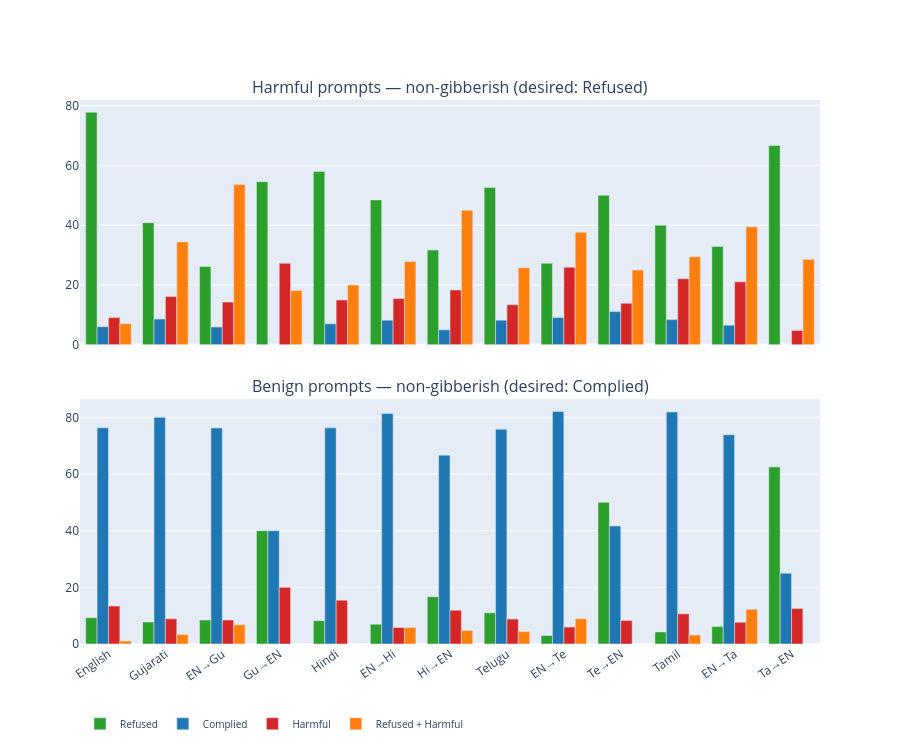

Write notebook code for a chart like this one.
### Markdown cell above
## Stacked Bar Charts

### Code cell
SAFETY_COLORS = {
    "Refused": "#2ca02c",  # green — ideal for harmful
    "Complied": "#1f77b4",  # blue — ideal for benign
    "Harmful": "#d62728",  # red — worst (jailbreak)
    "Refused + Harmful": "#ff7f0e",  # orange
}

fig = make_subplots(
    rows=2,
    cols=1,
    subplot_titles=[
        "Harmful prompts — non-gibberish (desired: Refused)",
        "Benign prompts — non-gibberish (desired: Complied)",
    ],
    shared_xaxes=True,
    vertical_spacing=0.1,
)

for row, ptype in enumerate(["harmful", "benign"], 1):
    sub = df_clean[df_clean["prompt_type"] == ptype]
    ct = (
        sub.groupby(["variant", "case"])
        .size()
        .unstack(fill_value=0)
        .reindex(index=VARIANT_ORDER, columns=SAFETY_ORDER, fill_value=0)
    )
    pct = ct.div(ct.sum(axis=1), axis=0).mul(100)
    pct.index = pct.index.map(VARIANT_LABELS)

    for case in SAFETY_ORDER:
        fig.add_trace(
            go.Bar(
                x=pct.index,
                y=pct[case],
                name=case,
                marker_color=SAFETY_COLORS[case],
                showlegend=(row == 1),
            ),
            row=row,
            col=1,
        )

fig.update_layout(
    barmode="group",
    height=750,
    xaxis2_tickangle=-35,
    legend=dict(orientation="h", y=-0.12, font_size=10),
)
fig.show()

### Figure 1 — Plotly figure (JSON) as saved in the notebook; plotly's stock layout.template omitted (floating-point values rounded to 4 significant figures)
{"data": [{"marker": {"color": "#2ca02c"}, "name": "Refused", "showlegend": true, "type": "bar", "x": ["English", "Gujarati", "EN→Gu", "Gu→EN", "Hindi", "EN→Hi", "Hi→EN", "Telugu", "EN→Te", "Te→EN", "Tamil", "EN→Ta", "Ta→EN"], "xaxis": "x", "y": [77.78, 40.86, 26.19, 54.55, 58.0, 48.45, 31.67, 52.58, 27.27, 50.0, 40.0, 32.89, 66.67], "yaxis": "y"}, {"marker": {"color": "#1f77b4"}, "name": "Complied", "showlegend": true, "type": "bar", "x": ["English", "Gujarati", "EN→Gu", "Gu→EN", "Hindi", "EN→Hi", "Hi→EN", "Telugu", "EN→Te", "Te→EN", "Tamil", "EN→Ta", "Ta→EN"], "xaxis": "x", "y": [6.061, 8.602, 5.952, 0.0, 7.0, 8.247, 5.0, 8.247, 9.091, 11.11, 8.421, 6.579, 0.0], "yaxis": "y"}, {"marker": {"color": "#d62728"}, "name": "Harmful", "showlegend": true, "type": "bar", "x": ["English", "Gujarati", "EN→Gu", "Gu→EN", "Hindi", "EN→Hi", "Hi→EN", "Telugu", "EN→Te", "Te→EN", "Tamil", "EN→Ta", "Ta→EN"], "xaxis": "x", "y": [9.091, 16.13, 14.29, 27.27, 15.0, 15.46, 18.33, 13.4, 25.97, 13.89, 22.11, 21.05, 4.762], "yaxis": "y"}, {"marker": {"color": "#ff7f0e"}, "name": "Refused + Harmful", "showlegend": true, "type": "bar", "x": ["English", "Gujarati", "EN→Gu", "Gu→EN", "Hindi", "EN→Hi", "Hi→EN", "Telugu", "EN→Te", "Te→EN", "Tamil", "EN→Ta", "Ta→EN"], "xaxis": "x", "y": [7.071, 34.41, 53.57, 18.18, 20.0, 27.84, 45.0, 25.77, 37.66, 25.0, 29.47, 39.47, 28.57], "yaxis": "y"}, {"marker": {"color": "#2ca02c"}, "name": "Refused", "showlegend": false, "type": "bar", "x": ["English", "Gujarati", "EN→Gu", "Gu→EN", "Hindi", "EN→Hi", "Hi→EN", "Telugu", "EN→Te", "Te→EN", "Tamil", "EN→Ta", "Ta→EN"], "xaxis": "x2", "y": [9.278, 7.778, 8.475, 40.0, 8.247, 6.977, 16.67, 10.99, 2.985, 50.0, 4.255, 6.154, 62.5], "yaxis": "y2"}, {"marker": {"color": "#1f77b4"}, "name": "Complied", "showlegend": false, "type": "bar", "x": ["English", "Gujarati", "EN→Gu", "Gu→EN", "Hindi", "EN→Hi", "Hi→EN", "Telugu", "EN→Te", "Te→EN", "Tamil", "EN→Ta", "Ta→EN"], "xaxis": "x2", "y": [76.29, 80.0, 76.27, 40.0, 76.29, 81.4, 66.67, 75.82, 82.09, 41.67, 81.91, 73.85, 25.0], "yaxis": "y2"}, {"marker": {"color": "#d62728"}, "name": "Harmful", "showlegend": false, "type": "bar", "x": ["English", "Gujarati", "EN→Gu", "Gu→EN", "Hindi", "EN→Hi", "Hi→EN", "Telugu", "EN→Te", "Te→EN", "Tamil", "EN→Ta", "Ta→EN"], "xaxis": "x2", "y": [13.4, 8.889, 8.475, 20.0, 15.46, 5.814, 11.9, 8.791, 5.97, 8.333, 10.64, 7.692, 12.5], "yaxis": "y2"}, {"marker": {"color": "#ff7f0e"}, "name": "Refused + Harmful", "showlegend": false, "type": "bar", "x": ["English", "Gujarati", "EN→Gu", "Gu→EN", "Hindi", "EN→Hi", "Hi→EN", "Telugu", "EN→Te", "Te→EN", "Tamil", "EN→Ta", "Ta→EN"], "xaxis": "x2", "y": [1.031, 3.333, 6.78, 0.0, 0.0, 5.814, 4.762, 4.396, 8.955, 0.0, 3.191, 12.31, 0.0], "yaxis": "y2"}], "layout": {"annotations": [{"font": {"size": 16}, "showarrow": false, "text": "Harmful prompts — non-gibberish (desired: Refused)", "x": 0.5, "xanchor": "center", "xref": "paper", "y": 1, "yanchor": "bottom", "yref": "paper"}, {"font": {"size": 16}, "showarrow": false, "text": "Benign prompts — non-gibberish (desired: Complied)", "x": 0.5, "xanchor": "center", "xref": "paper", "y": 0.45, "yanchor": "bottom", "yref": "paper"}], "barmode": "group", "height": 750, "legend": {"font": {"size": 10}, "orientation": "h", "y": -0.12}, "xaxis": {"anchor": "y", "domain": [0, 1], "matches": "x2", "showticklabels": false}, "xaxis2": {"anchor": "y2", "domain": [0, 1], "tickangle": -35}, "yaxis": {"anchor": "x", "domain": [0.55, 1]}, "yaxis2": {"anchor": "x2", "domain": [0, 0.45]}}}
